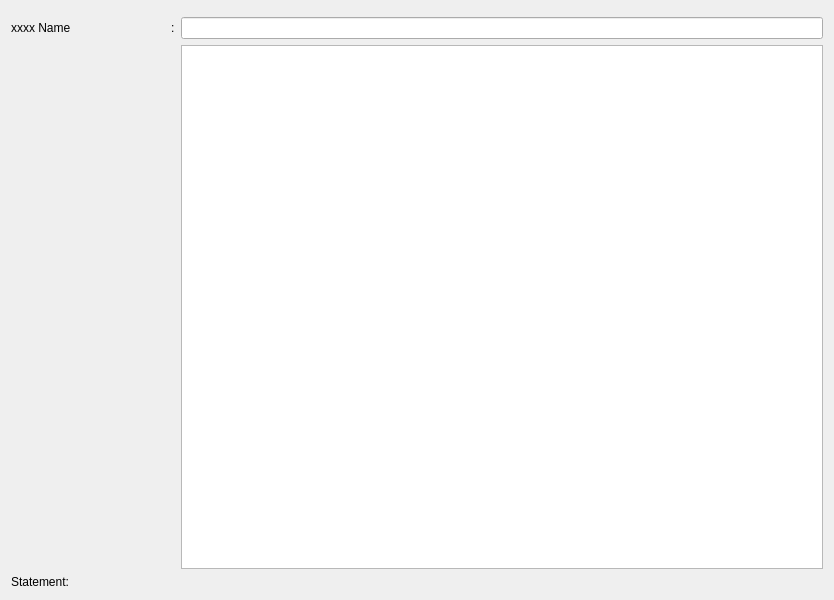
<?xml version="1.0" encoding="UTF-8"?>
<ui version="4.0">
 <class>XYZ_FORMU</class>
 <widget class="QDialog" name="XYZ_FORMU">
  <property name="geometry">
   <rect>
    <x>0</x>
    <y>0</y>
    <width>834</width>
    <height>600</height>
   </rect>
  </property>
  <property name="sizePolicy">
   <sizepolicy hsizetype="Expanding" vsizetype="Expanding">
    <horstretch>0</horstretch>
    <verstretch>0</verstretch>
   </sizepolicy>
  </property>
  <property name="windowTitle">
   <string>FORM DISCOUNT</string>
  </property>
  <layout class="QGridLayout" name="gridLayout_2">
   <item row="0" column="0">
    <widget class="QWidget" name="kernel_buttons_widget" native="true"/>
   </item>
   <item row="1" column="0">
    <layout class="QGridLayout" name="gridLayout">
     <item row="0" column="0">
      <widget class="QLabel" name="label_ikram_ismi">
       <property name="sizePolicy">
        <sizepolicy hsizetype="Fixed" vsizetype="Fixed">
         <horstretch>0</horstretch>
         <verstretch>0</verstretch>
        </sizepolicy>
       </property>
       <property name="text">
        <string>&lt;!DOCTYPE HTML PUBLIC &quot;-//W3C//DTD HTML 4.0//EN&quot; &quot;http://www.w3.org/TR/REC-html40/strict.dtd&quot;&gt;
&lt;html&gt;&lt;head&gt;&lt;meta name=&quot;qrichtext&quot; content=&quot;1&quot; /&gt;&lt;style type=&quot;text/css&quot;&gt;
p, li { white-space: pre-wrap; }
&lt;/style&gt;&lt;/head&gt;&lt;body style=&quot; font-family:'Ubuntu'; font-size:11pt; font-weight:400; font-style:normal;&quot;&gt;
&lt;p align=&quot;justify&quot; style=&quot; margin-top:0px; margin-bottom:0px; margin-left:0px; margin-right:0px; -qt-block-indent:0; text-indent:0px;&quot;&gt;&lt;span style=&quot; font-family:'DejaVu Sans'; font-size:9pt;&quot;&gt;xxxx Name	 	:&lt;/span&gt;&lt;/p&gt;&lt;/body&gt;&lt;/html&gt;</string>
       </property>
      </widget>
     </item>
     <item row="0" column="1">
      <widget class="QLineEdit" name="line_edit_ikram_ismi"/>
     </item>
     <item row="1" column="1">
      <widget class="QTextEdit" name="text_edit"/>
     </item>
    </layout>
   </item>
   <item row="2" column="0">
    <widget class="QLabel" name="label">
     <property name="text">
      <string>Statement:</string>
     </property>
    </widget>
   </item>
  </layout>
 </widget>
 <tabstops>
  <tabstop>line_edit_ikram_ismi</tabstop>
 </tabstops>
 <resources/>
 <connections/>
</ui>
